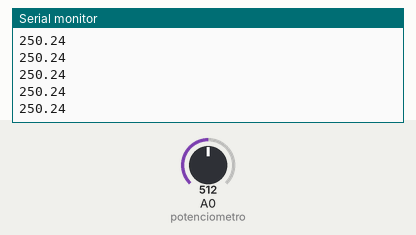
The sketch below on a simulated Arduino Uno, built with avr-gcc and run on an emulated ATmega328P. Parts: the last lines printed to the serial monitor. The test bench sets the inputs (shaded band); at power-on: A0 (potenciometro) = 512.

Above: at 1.2 s.
1.3 s: A0 (potenciometro) set to 716
At 1.31 s:
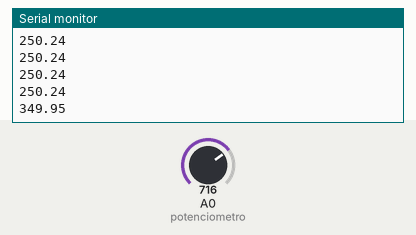
2.8 s: A0 (potenciometro) set to 900
At 2.82 s:
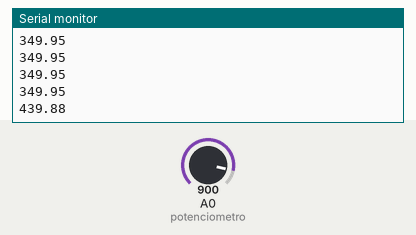
Timing chart, 0 to 5.8 s (numbered marks = the images above; inputs shaded):
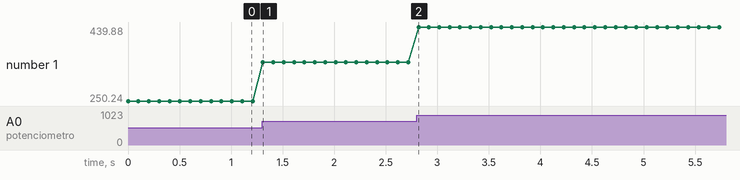

The sketch:

ler_porta_analogica.ino
```cpp
const int potenciometro = 0; // pino de entrada do potenciômetro
float valAnalog = 0;
float temp = 0;

void setup() {
Serial.begin(9600);
}

void loop() {
    valAnalog = analogRead(potenciometro);
    temp = (valAnalog * 500) / 1023;
    Serial.println(temp);
    delay(100);
}
```

Measured:
- after the input at 1.3 s, the serial monitor: prints a new line at once (image 1)
- after the input at 2.8 s, the serial monitor: prints a new line at once (image 2)
- plotted number 1: 250.24 → 349.95 after the input at 1.3 s, 349.95 → 439.88 after the input at 2.8 s
